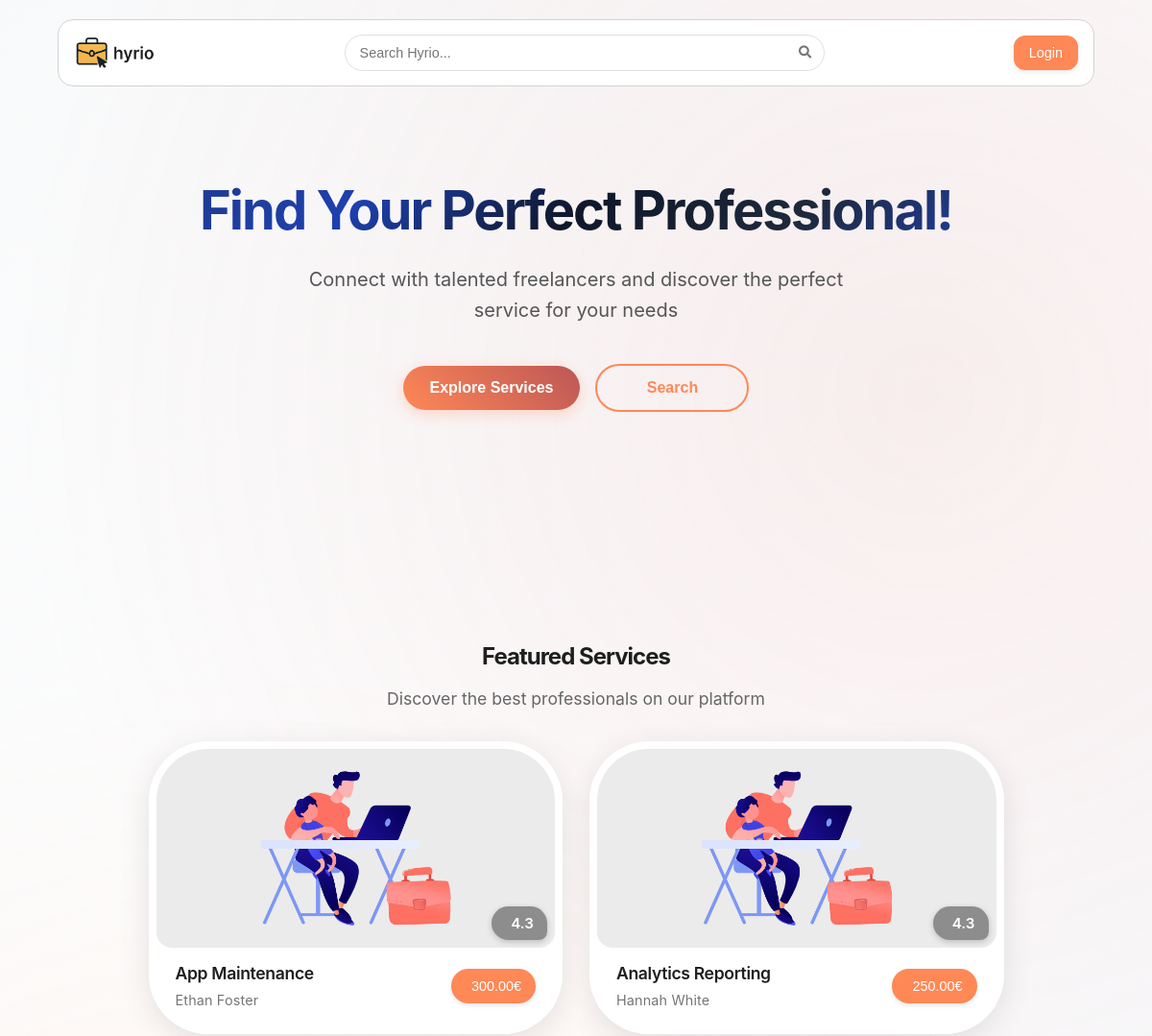
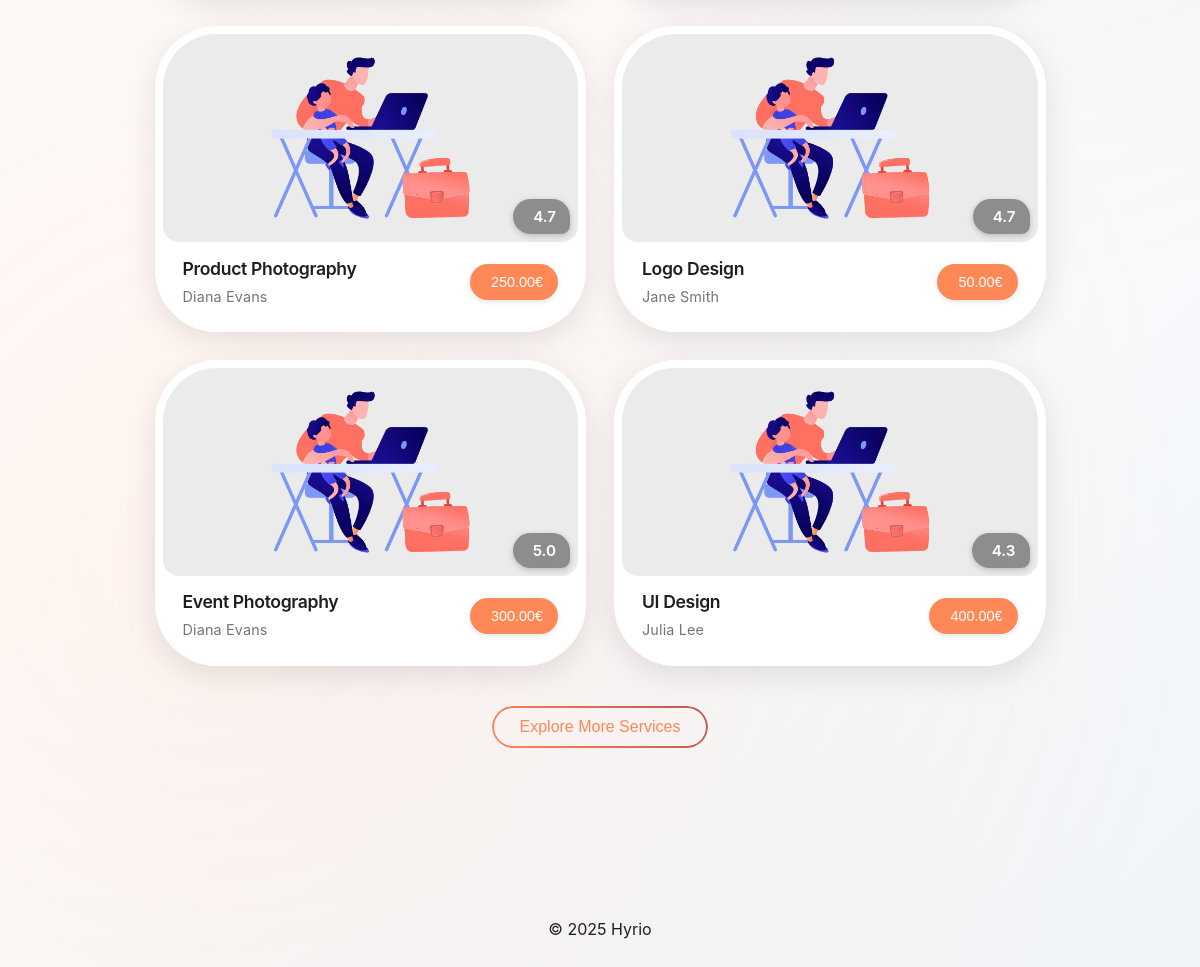
The page / on the database its author committed (2 pictures, top to bottom).
### tables this page shows
CREATE TABLE services (id INTEGER PRIMARY KEY,
  name VARCHAR(255) NOT NULL,
  description TEXT NOT NULL,
  price DECIMAL(10, 2) NOT NULL CHECK (price >=0),
  seller INTEGER NOT NULL REFERENCES users(id),
  category INTEGER NOT NULL REFERENCES categories(id),
  delivery_time INTEGER NOT NULL CHECK (delivery_time > 0),  -- in hours
  image TEXT NOT NULL,
  rating DECIMAL(2, 1) CHECK (rating >=0 AND rating <=5));

CREATE TABLE users (id INTEGER PRIMARY KEY,
  name VARCHAR(255) NOT NULL,
  username VARCHAR(255) NOT NULL UNIQUE,
  password TEXT NOT NULL,  -- Use bcrypt for hashing
  email VARCHAR(255) NOT NULL UNIQUE,
  is_seller BOOLEAN NOT NULL DEFAULT 0,
  is_admin BOOLEAN NOT NULL DEFAULT 0,
  profile_pic TEXT NOT NULL,
  bio TEXT);

### database/classes/rating.php (called while the page is built, shortened)
<?php
class Rating
{
  public static function getRatingStats(int $serviceId): array
  {
    $db = Database::getInstance();
    try {
      $stmt = $db->prepare('
                SELECT
                    COUNT(*) as total_ratings,
                    AVG(rating) as average_rating,
                    COUNT(CASE WHEN rating = 5 THEN 1 END) as five_star,
                    COUNT(CASE WHEN rating = 4 THEN 1 END) as four_star,
                    COUNT(CASE WHEN rating = 3 THEN 1 END) as three_star,
                    COUNT(CASE WHEN rating = 2 THEN 1 END) as two_star,
                    COUNT(CASE WHEN rating = 1 THEN 1 END) as one_star
                FROM ratings
                WHERE service_id = ?
            ');
      $stmt->execute([$serviceId]);
      $result = $stmt->fetch(PDO::FETCH_ASSOC);
      return $result ?: [
        'total_ratings' => 0,
        'average_rating' => 0,
        'five_star' => 0,
        'four_star' => 0,
        'three_star' => 0,
        'two_star' => 0,
        'one_star' => 0
      ];
    } catch (PDOException $e) {
      error_log("Error fetching rating stats: " . $e->getMessage());
      return [
        'total_ratings' => 0,
        'average_rating' => 0,
        'five_star' => 0,
        'four_star' => 0,
        'three_star' => 0,
        'two_star' => 0,
        'one_star' => 0
      ];
    }
  }
}

### database/classes/user.php (called while the page is built, shortened)
<?php
class User
{
    private string $name;
    public function __construct(int $id, string $name, string $username, string $email, bool $isSeller, bool $isAdmin, string $profilePic, string $bio)
    {
        $this->name = $name;
    }
    public static function getUserById(int $id): ?User
    {
        try {
            $db = Database::getInstance();
            $stmt = $db->prepare('SELECT * FROM users WHERE id = ?');
            $stmt->execute([$id]);
            $user = $stmt->fetch();
            if ($user) {
                return new User($user['id'], $user['name'], $user['username'], $user['email'], (bool)$user['is_seller'], (bool)$user['is_admin'], $user['profile_pic'], $user['bio']);
            }
            return null;
        } catch (PDOException $e) {
            return null;
        }
    }
    public function getName(): string
    {
        return $this->name;
    }
}

### components/card/card.php (the view, shortened to what this page needs)
<?php
class Card
{
  private static $cssIncluded = false;
  public static function includeCSS()
  {
    if (!self::$cssIncluded) {
      echo '<link rel="stylesheet" href="/components/card/css/card.css">';
      self::$cssIncluded = true;
    }
  }
  public static function render($service = null, $showPrice = true)
  {
    self::renderService($service, $showPrice);
  }
  public static function renderService($service = null, $showPrice = true)
  {
    require_once(__DIR__ . '/../button/button.php');
    require_once(__DIR__ . '/../../database/classes/user.php');
    $serviceId = isset($service['id']) ? (int) $service['id'] : 0;
    $seller = User::getUserById($service['seller']);
    ?>
    <div class="card">
      <a href="/pages/service.php?id=<?= $serviceId ?>" class="card-link">
        <div class="card-content">
          <?php
          require_once(__DIR__ . '/../../database/classes/rating.php');
          $ratingStats = Rating::getRatingStats((int) $service['id']);
          ?>
          <div class="image-container">
            <div class="service-image">
              <img src="<?= htmlspecialchars($service['image']) ?>"
                alt="<?= isset($service['name']) ? htmlspecialchars($service['name']) : 'Service' ?>">
            </div>
            <?php if ($ratingStats['total_ratings'] > 0): ?>
              <div class="rating">
                <span><?= htmlspecialchars(number_format((float) $ratingStats['average_rating'], 1)) ?></span>
              </div>
            <?php endif; ?>
          </div>
          <div class="label">
            <div class="titles">
              <h3><?= isset($service['name']) ? htmlspecialchars($service['name']) : 'i build minecraft servers' ?></h3>
              <p><?= htmlspecialchars($seller->getName()) ?></p>
            </div>
            <?php
            if ($showPrice) {
              echo '<span>' . (isset($service['price']) ? htmlspecialchars(number_format($service['price'], 2)) : '230') . '€</span>';
            }
            ?>
          </div>
        </div>
      </a>
    </div>
    <?php
  }
    ?>
    <?php
  public static function renderGrid($services = [], $showPrice = true)
  {
    self::includeCSS();
    echo '<div class="grid">';
    foreach ($services as $service) {
      self::render($service, $showPrice);
    }
    echo '</div>';
  }
}
?>

### css/style.css (style rules this page uses)
:root { --text: #1e1e1e; --background: whitesmoke; --primary: #fe8856; --secondary: #bd5656; --accent: #944c4c; --shadow: rgba(0, 0, 0, 0.25); font-family: 'Inter', sans-serif; }
body { background: linear-gradient(135deg, #f8f9fa 0%, #ffffff 50%, #f0f4f8 100%); background-attachment: fixed; position: relative; }
body::before { content: ''; position: fixed; top: 0; left: 0; right: 0; bottom: 0; background: radial-gradient( circle at 20% 80%, rgba(254, 136, 86, 0.1) 0%, transparent 50% ), radial-gradient( circle at 80% 20%, rgba(189, 86, 86, 0.1) 0%, transparent 50% ); pointer-events: none; z-index: -1; }
html, body { height: 100%; margin: 0; padding: 0; }
body { display: flex; flex-direction: column; min-height: 100vh; }

### components/card/css/card.css (style rules this page uses)
.grid { display: grid; grid-template-columns: repeat(auto-fill, minmax(280px, 1fr)); gap: 1.75rem; }
@media (max-width: 1400px) { .grid { grid-template-columns: repeat(2, minmax(0, 1fr)); } }
.card { position: relative; display: flex; flex-direction: column; background-color: #fff; border-radius: 62px; box-shadow: 0 8px 32px rgba(0, 0, 0, 0.1); transition: transform 0.18s cubic-bezier(0.4, 0, 0.2, 1), box-shadow 0.18s cubic-bezier(0.4, 0, 0.2, 1); overflow: hidden; padding: 8px 8px 0 8px; }
.card-link { text-decoration: none; display: block; height: 100%; color: inherit; }
.card-content { padding: 0; display: flex; flex-direction: column; }
.image-container { position: relative; width: 100%; margin: 0; padding: 0; }
.service-image { position: relative; width: 100%; height: 0; padding-top: 50%; overflow: hidden; background: transparent; }
.service-image img { position: absolute; top: 0; left: 0; width: 100%; height: 100%; object-fit: cover; display: block; border-radius: 54px; border-bottom-left-radius: 16px; border-bottom-right-radius: 16px; }
.rating { position: absolute; bottom: 8px; right: 8px; z-index: 2; z-index: 3; background-color: rgba(0, 0, 0, 0.4); color: #fff; border-radius: 32px; border-bottom-right-radius: 16px; padding: 8px 14px; display: flex; align-items: center; gap: 6px; font-size: 0.95rem; font-weight: 600; box-shadow: 0 2px 6px rgba(0, 0, 0, 0.2); transition: all 0.2s ease; backdrop-filter: blur(8px); -webkit-backdrop-filter: blur(8px); }
.card .label { padding: 20px; padding-top: 10px; display: flex; flex-direction: row; justify-content: space-between; align-items: center; flex-wrap: nowrap; height: 100%; min-height: 60px; background-color: #fff; }
.card .titles { padding: 5px 0; flex: 1; min-width: 0; margin-right: 10px; display: flex; flex-direction: column; justify-content: center; overflow-wrap: break-word; word-wrap: break-word; word-break: break-word; hyphens: auto; max-width: calc(100% - 80px); }
.card .titles h3 { margin: 0 0 6px 0; font-weight: 600; color: var(--text); font-size: 1.1em; letter-spacing: -0.02em; line-height: 1.3; white-space: normal; overflow: hidden; display: -webkit-box; -webkit-line-clamp: 2; line-clamp: 2; -webkit-box-orient: vertical; max-height: 2.6em; text-overflow: ellipsis; }
.card .titles p { margin: 0; color: #666; font-size: 0.9em; font-weight: 400; line-height: 1.4; letter-spacing: 0.01em; white-space: nowrap; overflow: hidden; text-overflow: ellipsis; opacity: 0.9; }

### rows shown on the page
services: image (placeholder picture), average_rating "4.3", name "App Maintenance", seller.name "Ethan Foster", price "300.00"
services: image (placeholder picture), average_rating "4.3", name "Analytics Reporting", seller.name "Hannah White", price "250.00"
services: image (placeholder picture), average_rating "4.7", name "Product Photography", seller.name "Diana Evans", price "250.00"
services: image (placeholder picture), average_rating "4.7", name "Logo Design", seller.name "Jane Smith", price "50.00"
services: image (placeholder picture), average_rating "5.0", name "Event Photography", seller.name "Diana Evans", price "300.00"
services: image (placeholder picture), average_rating "4.3", name "UI Design", seller.name "Julia Lee", price "400.00"
